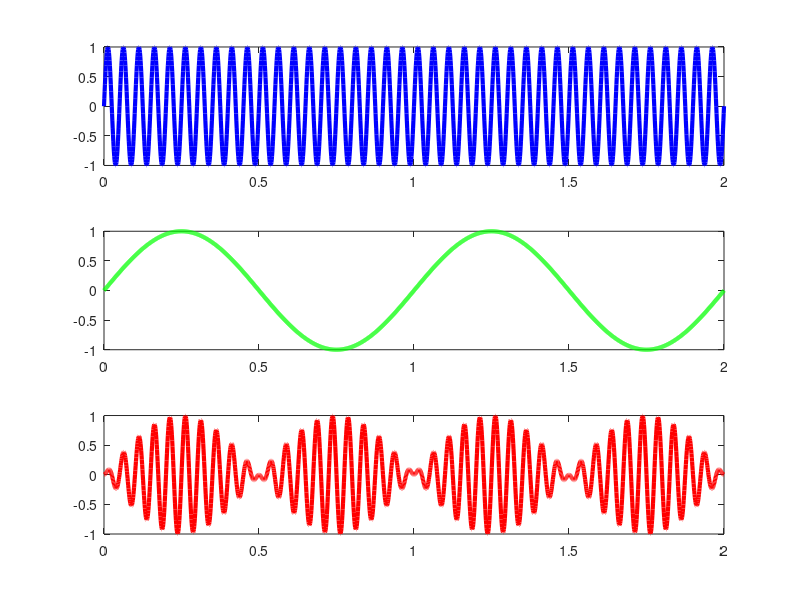

The MATLAB source for this figure:
clc; close all; clear all;
t=0: .001:2;
x1=sin(40*pi*t);
x2=sin(2*pi*t);
y=x1.*x2;

subplot(3,1,1);
plot(t,x1,'b','LineWidth',3);
subplot(3,1,2);
plot(t,x2,'g','LineWidth',3);
subplot(3,1,3);
plot(t,y,'r','LineWidth',3);